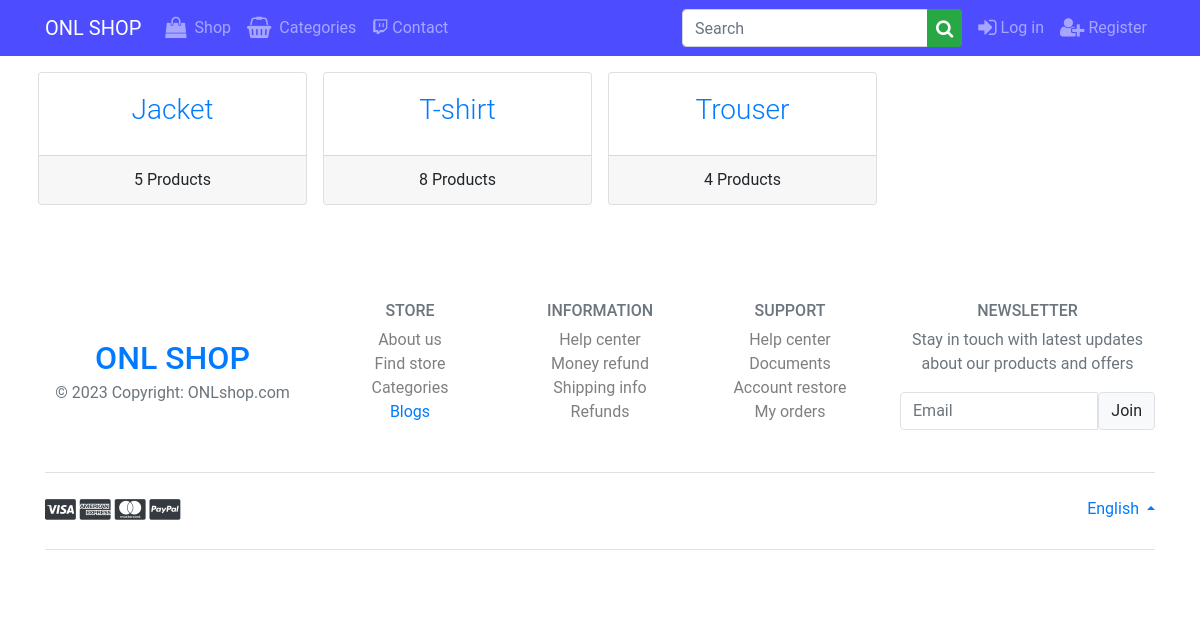
The page /categories on the database its author committed.
### store/models.py (models this page shows, shortened)
class Category(models.Model):
    name = models.CharField(max_length=50, null=False, blank=False)
    slug = models.SlugField(unique=True, max_length=100, db_index=True)
    class Meta:
        ordering = ('name',)
        verbose_name = 'category'
        verbose_name_plural = 'categories'
    def get_absolute_path(self):
        return reverse('store:product_list') + f'?category={self.id}'

### store/views.py (the view)
# urls.py: path('categories', views.CategoriesList.as_view(), name='categories_list'),
class CategoriesList(generic.ListView):
    template_name = 'store/categories_list.html'
    context_object_name = 'categories'
    queryset = Category.objects.all().annotate(num_products=Count('products'))

### cart/cart.py (called while the page is built)
def cart_preprocessor(request):
    return {'cart': Cart(request)}

### store/templates/store/categories_list.html
{% extends 'base.html' %} {% block title %} Categories {% endblock title %}
{%block content %}
<div class="row my-2">
  {% for c in categories %}
  <div class="col-lg-3 col-md-6 col-12 my-2 px-sm-2">
    <div class="card text-center">
      <div class="card-body">
        <h3 class="font-weight-light">
          <a href="{{ c.get_absolute_path }}">{{c.name}}</a>
        </h3>
      </div>
      <div class="card-footer">
        {{c.num_products}} Product{{c.num_products|pluralize}}
      </div>
    </div>
  </div>
  {% endfor %}
</div>
{% endblock content %}

### rows shown on the page
Category: name "Jacket", num_products "5"
Category: name "T-shirt", num_products "8"
Category: name "Trouser", num_products "4"
